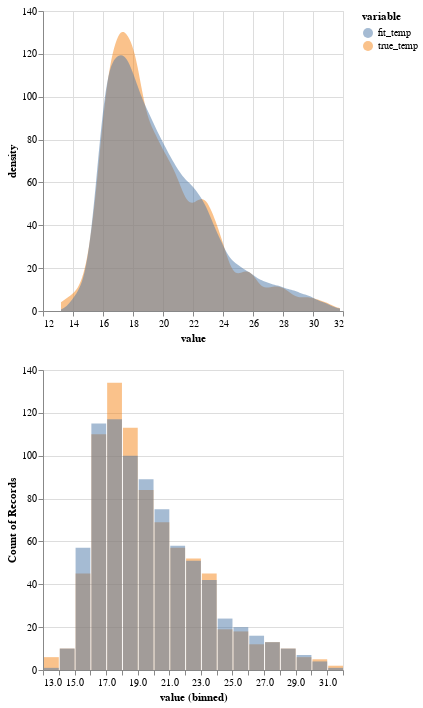

Notebook cell for this chart:
### Code cell
kde = plot_distributions(profile)
hist = plot_histogram(profile)
(kde & hist).resolve_axis(x="shared")

### Figure 1 — Vega-Lite specification as saved in the notebook (floating-point values rounded to 4 significant figures; data arrays with more than 128 entries replaced by an {"elided": "..."} marker saying what was removed)
{"config": {"view": {"continuousWidth": 300, "continuousHeight": 300}}, "vconcat": [{"data": {"name": "data-4b04c25fc99eafcf7de745ddae5d2159"}, "mark": {"type": "area", "opacity": 0.5}, "encoding": {"color": {"field": "variable", "type": "nominal"}, "x": {"field": "value", "type": "quantitative"}, "y": {"field": "density", "stack": null, "type": "quantitative"}}, "transform": [{"density": "value", "bandwidth": 0.5, "counts": true, "groupby": ["variable"], "steps": 200}]}, {"data": {"name": "data-4b04c25fc99eafcf7de745ddae5d2159"}, "mark": {"type": "bar", "opacity": 0.5}, "encoding": {"color": {"field": "variable", "type": "nominal"}, "x": {"bin": {"maxbins": 30}, "field": "value", "type": "quantitative"}, "y": {"aggregate": "count", "stack": null, "type": "quantitative"}}}], "resolve": {"axis": {"x": "shared"}}, "$schema": "https://vega.github.io/schema/vega-lite/v5.20.1.json", "datasets": {"data-4b04c25fc99eafcf7de745ddae5d2159": {"elided": "1620 records"}}}
